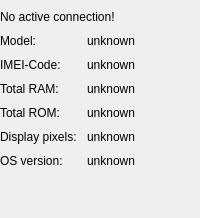
          <widget class="QWidget" name="simpleWidget">
           <layout class="QVBoxLayout" name="verticalLayout_10">
            <property name="spacing">
             <number>0</number>
            </property>
            <property name="margin">
             <number>0</number>
            </property>
            <item>
             <layout class="QGridLayout" name="gridLayout_4">
              <property name="topMargin">
               <number>10</number>
              </property>
              <property name="spacing">
               <number>10</number>
              </property>
              <item row="1" column="0">
               <widget class="QLabel" name="label_16">
                <property name="sizePolicy">
                 <sizepolicy hsizetype="Preferred" vsizetype="Preferred">
                  <horstretch>0</horstretch>
                  <verstretch>0</verstretch>
                 </sizepolicy>
                </property>
                <property name="text">
                 <string>Model:</string>
                </property>
               </widget>
              </item>
              <item row="1" column="1">
               <widget class="QLabel" name="modelLabel_3">
                <property name="sizePolicy">
                 <sizepolicy hsizetype="Preferred" vsizetype="Preferred">
                  <horstretch>0</horstretch>
                  <verstretch>0</verstretch>
                 </sizepolicy>
                </property>
                <property name="text">
                 <string>unknown</string>
                </property>
               </widget>
              </item>
              <item row="2" column="0">
               <widget class="QLabel" name="label_36">
                <property name="text">
                 <string>IMEI-Code:</string>
                </property>
               </widget>
              </item>
              <item row="2" column="1">
               <widget class="QLabel" name="imeiLabel_3">
                <property name="text">
                 <string>unknown</string>
                </property>
               </widget>
              </item>
              <item row="3" column="0">
               <widget class="QLabel" name="label_35">
                <property name="text">
                 <string>Total RAM:</string>
                </property>
               </widget>
              </item>
              <item row="3" column="1">
               <widget class="QLabel" name="totalRamLabel_3">
                <property name="text">
                 <string>unknown</string>
                </property>
               </widget>
              </item>
              <item row="4" column="0">
               <widget class="QLabel" name="label_32">
                <property name="text">
                 <string>Total ROM:</string>
                </property>
               </widget>
              </item>
              <item row="4" column="1">
               <widget class="QLabel" name="romLabel_3">
                <property name="text">
                 <string>unknown</string>
                </property>
               </widget>
              </item>
              <item row="5" column="0">
               <widget class="QLabel" name="label_19">
                <property name="text">
                 <string>Display pixels:</string>
                </property>
               </widget>
              </item>
              <item row="6" column="0">
               <widget class="QLabel" name="label_34">
                <property name="text">
                 <string>OS version:</string>
                </property>
               </widget>
              </item>
              <item row="5" column="1">
               <widget class="QLabel" name="displayLabel_3">
                <property name="text">
                 <string>unknown</string>
                </property>
               </widget>
              </item>
              <item row="6" column="1">
               <widget class="QLabel" name="osLabel_3">
                <property name="text">
                 <string>unknown</string>
                </property>
               </widget>
              </item>
              <item row="1" column="2" rowspan="7">
               <spacer name="horizontalSpacer_3">
                <property name="orientation">
                 <enum>Qt::Horizontal</enum>
                </property>
                <property name="sizeHint" stdset="0">
                 <size>
                  <width>40</width>
                  <height>20</height>
                 </size>
                </property>
               </spacer>
              </item>
              <item row="0" column="0" colspan="2">
               <widget class="QLabel" name="label_9">
                <property name="text">
                 <string>No active connection!</string>
                </property>
               </widget>
              </item>
             </layout>
            </item>
            <item>
             <spacer name="verticalSpacer_5">
              <property name="orientation">
               <enum>Qt::Vertical</enum>
              </property>
              <property name="sizeHint" stdset="0">
               <size>
                <width>20</width>
                <height>40</height>
               </size>
              </property>
             </spacer>
            </item>
           </layout>
          </widget>
